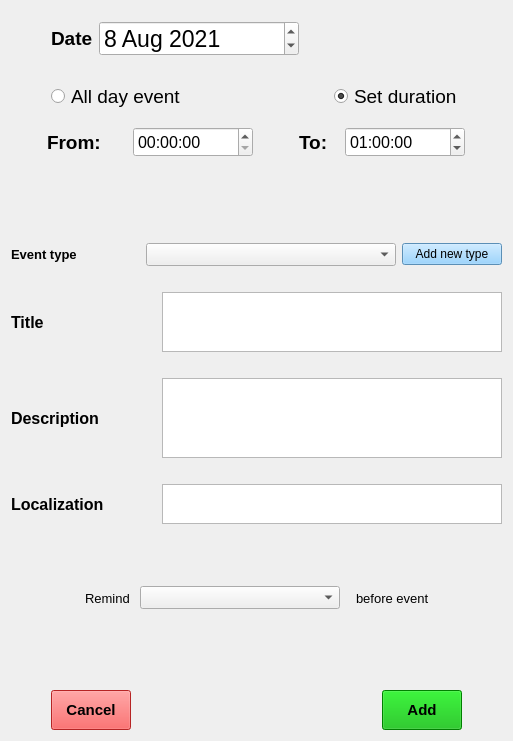
<?xml version="1.0" encoding="UTF-8"?>
<ui version="4.0">
 <class>Form</class>
 <widget class="QWidget" name="Form">
  <property name="geometry">
   <rect>
    <x>0</x>
    <y>0</y>
    <width>513</width>
    <height>741</height>
   </rect>
  </property>
  <property name="windowTitle">
   <string>Form</string>
  </property>
  <layout class="QGridLayout" name="gridLayout">
   <item row="0" column="0">
    <layout class="QVBoxLayout" name="verticalLayout" stretch="0,1,0,1,0,1,0,1,0,1,0,1,0,1,0,1,1,1">
     <item>
      <spacer name="verticalSpacer_10">
       <property name="orientation">
        <enum>Qt::Vertical</enum>
       </property>
       <property name="sizeType">
        <enum>QSizePolicy::Fixed</enum>
       </property>
       <property name="sizeHint" stdset="0">
        <size>
         <width>20</width>
         <height>10</height>
        </size>
       </property>
      </spacer>
     </item>
     <item>
      <layout class="QHBoxLayout" name="horizontalLayout_13" stretch="0,0,1">
       <item>
        <spacer name="horizontalSpacer_6">
         <property name="orientation">
          <enum>Qt::Horizontal</enum>
         </property>
         <property name="sizeHint" stdset="0">
          <size>
           <width>40</width>
           <height>20</height>
          </size>
         </property>
        </spacer>
       </item>
       <item>
        <layout class="QHBoxLayout" name="horizontalLayout_12">
         <item>
          <widget class="QLabel" name="dateLabel">
           <property name="font">
            <font>
             <pointsize>14</pointsize>
             <weight>75</weight>
             <bold>true</bold>
            </font>
           </property>
           <property name="text">
            <string>Date</string>
           </property>
          </widget>
         </item>
         <item>
          <widget class="QDateEdit" name="dateEdit">
           <property name="minimumSize">
            <size>
             <width>200</width>
             <height>0</height>
            </size>
           </property>
           <property name="font">
            <font>
             <pointsize>17</pointsize>
            </font>
           </property>
           <property name="dateTime">
            <datetime>
             <hour>0</hour>
             <minute>0</minute>
             <second>0</second>
             <year>2021</year>
             <month>8</month>
             <day>8</day>
            </datetime>
           </property>
          </widget>
         </item>
        </layout>
       </item>
       <item>
        <spacer name="horizontalSpacer_5">
         <property name="orientation">
          <enum>Qt::Horizontal</enum>
         </property>
         <property name="sizeHint" stdset="0">
          <size>
           <width>40</width>
           <height>20</height>
          </size>
         </property>
        </spacer>
       </item>
      </layout>
     </item>
     <item>
      <spacer name="verticalSpacer_9">
       <property name="orientation">
        <enum>Qt::Vertical</enum>
       </property>
       <property name="sizeType">
        <enum>QSizePolicy::Fixed</enum>
       </property>
       <property name="sizeHint" stdset="0">
        <size>
         <width>20</width>
         <height>20</height>
        </size>
       </property>
      </spacer>
     </item>
     <item>
      <layout class="QHBoxLayout" name="horizontalLayout_11" stretch="0,0,1,0,0">
       <item>
        <spacer name="horizontalSpacer_7">
         <property name="orientation">
          <enum>Qt::Horizontal</enum>
         </property>
         <property name="sizeHint" stdset="0">
          <size>
           <width>40</width>
           <height>20</height>
          </size>
         </property>
        </spacer>
       </item>
       <item>
        <widget class="QRadioButton" name="allDayEventRadioButton">
         <property name="font">
          <font>
           <pointsize>14</pointsize>
          </font>
         </property>
         <property name="text">
          <string>All day event</string>
         </property>
        </widget>
       </item>
       <item>
        <spacer name="horizontalSpacer_2">
         <property name="orientation">
          <enum>Qt::Horizontal</enum>
         </property>
         <property name="sizeHint" stdset="0">
          <size>
           <width>40</width>
           <height>20</height>
          </size>
         </property>
        </spacer>
       </item>
       <item>
        <widget class="QRadioButton" name="setDurationEventRadioButton">
         <property name="font">
          <font>
           <pointsize>14</pointsize>
          </font>
         </property>
         <property name="text">
          <string>Set duration</string>
         </property>
         <property name="checked">
          <bool>true</bool>
         </property>
        </widget>
       </item>
       <item>
        <spacer name="horizontalSpacer_13">
         <property name="orientation">
          <enum>Qt::Horizontal</enum>
         </property>
         <property name="sizeHint" stdset="0">
          <size>
           <width>40</width>
           <height>20</height>
          </size>
         </property>
        </spacer>
       </item>
      </layout>
     </item>
     <item>
      <spacer name="verticalSpacer_8">
       <property name="orientation">
        <enum>Qt::Vertical</enum>
       </property>
       <property name="sizeType">
        <enum>QSizePolicy::Fixed</enum>
       </property>
       <property name="sizeHint" stdset="0">
        <size>
         <width>20</width>
         <height>10</height>
        </size>
       </property>
      </spacer>
     </item>
     <item>
      <layout class="QHBoxLayout" name="horizontalLayout_10" stretch="0,0,1,0">
       <item>
        <spacer name="horizontalSpacer_8">
         <property name="orientation">
          <enum>Qt::Horizontal</enum>
         </property>
         <property name="sizeHint" stdset="0">
          <size>
           <width>40</width>
           <height>20</height>
          </size>
         </property>
        </spacer>
       </item>
       <item>
        <layout class="QHBoxLayout" name="horizontalLayout_9">
         <item>
          <widget class="QLabel" name="fromLabel">
           <property name="minimumSize">
            <size>
             <width>80</width>
             <height>0</height>
            </size>
           </property>
           <property name="maximumSize">
            <size>
             <width>80</width>
             <height>16777215</height>
            </size>
           </property>
           <property name="font">
            <font>
             <pointsize>14</pointsize>
             <weight>75</weight>
             <bold>true</bold>
            </font>
           </property>
           <property name="text">
            <string>From: </string>
           </property>
          </widget>
         </item>
         <item>
          <widget class="QTimeEdit" name="timeFromEdit">
           <property name="minimumSize">
            <size>
             <width>120</width>
             <height>30</height>
            </size>
           </property>
           <property name="maximumSize">
            <size>
             <width>100</width>
             <height>16777215</height>
            </size>
           </property>
           <property name="font">
            <font>
             <pointsize>12</pointsize>
            </font>
           </property>
          </widget>
         </item>
        </layout>
       </item>
       <item>
        <spacer name="horizontalSpacer_3">
         <property name="orientation">
          <enum>Qt::Horizontal</enum>
         </property>
         <property name="sizeHint" stdset="0">
          <size>
           <width>40</width>
           <height>20</height>
          </size>
         </property>
        </spacer>
       </item>
       <item>
        <layout class="QHBoxLayout" name="horizontalLayout_8" stretch="0,0,1">
         <item>
          <spacer name="horizontalSpacer_9">
           <property name="orientation">
            <enum>Qt::Horizontal</enum>
           </property>
           <property name="sizeHint" stdset="0">
            <size>
             <width>40</width>
             <height>20</height>
            </size>
           </property>
          </spacer>
         </item>
         <item>
          <layout class="QHBoxLayout" name="horizontalLayout_7">
           <item>
            <widget class="QLabel" name="toLabel">
             <property name="minimumSize">
              <size>
               <width>40</width>
               <height>0</height>
              </size>
             </property>
             <property name="maximumSize">
              <size>
               <width>80</width>
               <height>16777215</height>
              </size>
             </property>
             <property name="font">
              <font>
               <pointsize>14</pointsize>
               <weight>75</weight>
               <bold>true</bold>
              </font>
             </property>
             <property name="text">
              <string>To: </string>
             </property>
            </widget>
           </item>
           <item>
            <widget class="QTimeEdit" name="timeToEdit">
             <property name="minimumSize">
              <size>
               <width>120</width>
               <height>30</height>
              </size>
             </property>
             <property name="maximumSize">
              <size>
               <width>100</width>
               <height>16777215</height>
              </size>
             </property>
             <property name="font">
              <font>
               <pointsize>12</pointsize>
              </font>
             </property>
             <property name="dateTime">
              <datetime>
               <hour>1</hour>
               <minute>0</minute>
               <second>0</second>
               <year>2000</year>
               <month>1</month>
               <day>1</day>
              </datetime>
             </property>
            </widget>
           </item>
          </layout>
         </item>
         <item>
          <spacer name="horizontalSpacer_4">
           <property name="orientation">
            <enum>Qt::Horizontal</enum>
           </property>
           <property name="sizeHint" stdset="0">
            <size>
             <width>40</width>
             <height>20</height>
            </size>
           </property>
          </spacer>
         </item>
        </layout>
       </item>
      </layout>
     </item>
     <item>
      <spacer name="verticalSpacer_6">
       <property name="orientation">
        <enum>Qt::Vertical</enum>
       </property>
       <property name="sizeType">
        <enum>QSizePolicy::Fixed</enum>
       </property>
       <property name="sizeHint" stdset="0">
        <size>
         <width>20</width>
         <height>80</height>
        </size>
       </property>
      </spacer>
     </item>
     <item>
      <layout class="QHBoxLayout" name="horizontalLayout_6" stretch="0,1,0">
       <item>
        <widget class="QLabel" name="eventTypeLabel">
         <property name="font">
          <font>
           <pointsize>10</pointsize>
           <weight>75</weight>
           <bold>true</bold>
          </font>
         </property>
         <property name="text">
          <string>Event type</string>
         </property>
        </widget>
       </item>
       <item>
        <widget class="QComboBox" name="eventTypeComboBox">
         <property name="maximumSize">
          <size>
           <width>250</width>
           <height>16777215</height>
          </size>
         </property>
         <property name="font">
          <font>
           <pointsize>10</pointsize>
          </font>
         </property>
         <property name="currentText">
          <string/>
         </property>
        </widget>
       </item>
       <item>
        <widget class="QPushButton" name="addEventTypeButton">
         <property name="maximumSize">
          <size>
           <width>100</width>
           <height>16777215</height>
          </size>
         </property>
         <property name="font">
          <font>
           <pointsize>9</pointsize>
           <kerning>true</kerning>
          </font>
         </property>
         <property name="styleSheet">
          <string notr="true">background-color: rgb(128, 200, 255);</string>
         </property>
         <property name="text">
          <string>Add new type</string>
         </property>
        </widget>
       </item>
      </layout>
     </item>
     <item>
      <spacer name="verticalSpacer_5">
       <property name="orientation">
        <enum>Qt::Vertical</enum>
       </property>
       <property name="sizeType">
        <enum>QSizePolicy::Fixed</enum>
       </property>
       <property name="sizeHint" stdset="0">
        <size>
         <width>10</width>
         <height>20</height>
        </size>
       </property>
      </spacer>
     </item>
     <item>
      <layout class="QHBoxLayout" name="horizontalLayout_5">
       <item>
        <widget class="QLabel" name="titleLabel">
         <property name="minimumSize">
          <size>
           <width>110</width>
           <height>0</height>
          </size>
         </property>
         <property name="font">
          <font>
           <pointsize>12</pointsize>
           <weight>75</weight>
           <bold>true</bold>
          </font>
         </property>
         <property name="text">
          <string>Title</string>
         </property>
        </widget>
       </item>
       <item>
        <widget class="QPlainTextEdit" name="eventTitlePlainTextEdit">
         <property name="sizePolicy">
          <sizepolicy hsizetype="Expanding" vsizetype="Expanding">
           <horstretch>0</horstretch>
           <verstretch>0</verstretch>
          </sizepolicy>
         </property>
         <property name="minimumSize">
          <size>
           <width>0</width>
           <height>0</height>
          </size>
         </property>
         <property name="maximumSize">
          <size>
           <width>340</width>
           <height>60</height>
          </size>
         </property>
         <property name="font">
          <font>
           <pointsize>10</pointsize>
          </font>
         </property>
        </widget>
       </item>
      </layout>
     </item>
     <item>
      <spacer name="verticalSpacer_4">
       <property name="orientation">
        <enum>Qt::Vertical</enum>
       </property>
       <property name="sizeType">
        <enum>QSizePolicy::Fixed</enum>
       </property>
       <property name="sizeHint" stdset="0">
        <size>
         <width>10</width>
         <height>20</height>
        </size>
       </property>
      </spacer>
     </item>
     <item>
      <layout class="QHBoxLayout" name="horizontalLayout_4">
       <item>
        <widget class="QLabel" name="descriptionLabel">
         <property name="minimumSize">
          <size>
           <width>110</width>
           <height>0</height>
          </size>
         </property>
         <property name="font">
          <font>
           <pointsize>12</pointsize>
           <weight>75</weight>
           <bold>true</bold>
          </font>
         </property>
         <property name="text">
          <string>Description</string>
         </property>
        </widget>
       </item>
       <item>
        <widget class="QPlainTextEdit" name="eventDescriptionPlaneTextEdit">
         <property name="maximumSize">
          <size>
           <width>340</width>
           <height>80</height>
          </size>
         </property>
         <property name="font">
          <font>
           <pointsize>10</pointsize>
          </font>
         </property>
        </widget>
       </item>
      </layout>
     </item>
     <item>
      <spacer name="verticalSpacer_3">
       <property name="orientation">
        <enum>Qt::Vertical</enum>
       </property>
       <property name="sizeType">
        <enum>QSizePolicy::Fixed</enum>
       </property>
       <property name="sizeHint" stdset="0">
        <size>
         <width>10</width>
         <height>20</height>
        </size>
       </property>
      </spacer>
     </item>
     <item>
      <layout class="QHBoxLayout" name="horizontalLayout_3">
       <item>
        <widget class="QLabel" name="localizationLabel">
         <property name="minimumSize">
          <size>
           <width>110</width>
           <height>0</height>
          </size>
         </property>
         <property name="font">
          <font>
           <pointsize>12</pointsize>
           <weight>75</weight>
           <bold>true</bold>
          </font>
         </property>
         <property name="text">
          <string>Localization</string>
         </property>
        </widget>
       </item>
       <item>
        <widget class="QPlainTextEdit" name="eventLocalizationPlainTextEdit">
         <property name="maximumSize">
          <size>
           <width>340</width>
           <height>40</height>
          </size>
         </property>
         <property name="font">
          <font>
           <pointsize>10</pointsize>
          </font>
         </property>
        </widget>
       </item>
      </layout>
     </item>
     <item>
      <spacer name="verticalSpacer_2">
       <property name="orientation">
        <enum>Qt::Vertical</enum>
       </property>
       <property name="sizeType">
        <enum>QSizePolicy::Fixed</enum>
       </property>
       <property name="sizeHint" stdset="0">
        <size>
         <width>10</width>
         <height>10</height>
        </size>
       </property>
      </spacer>
     </item>
     <item>
      <layout class="QHBoxLayout" name="horizontalLayout_2" stretch="0,0,1,0,0,0">
       <item>
        <spacer name="horizontalSpacer_14">
         <property name="orientation">
          <enum>Qt::Horizontal</enum>
         </property>
         <property name="sizeHint" stdset="0">
          <size>
           <width>40</width>
           <height>20</height>
          </size>
         </property>
        </spacer>
       </item>
       <item>
        <widget class="QLabel" name="remindLabel">
         <property name="maximumSize">
          <size>
           <width>80</width>
           <height>16777215</height>
          </size>
         </property>
         <property name="font">
          <font>
           <pointsize>10</pointsize>
          </font>
         </property>
         <property name="text">
          <string>Remind </string>
         </property>
        </widget>
       </item>
       <item>
        <widget class="QComboBox" name="remindBeforeComboBox">
         <property name="maximumSize">
          <size>
           <width>200</width>
           <height>16777215</height>
          </size>
         </property>
         <property name="font">
          <font>
           <pointsize>10</pointsize>
          </font>
         </property>
        </widget>
       </item>
       <item>
        <spacer name="horizontalSpacer_12">
         <property name="orientation">
          <enum>Qt::Horizontal</enum>
         </property>
         <property name="sizeType">
          <enum>QSizePolicy::Fixed</enum>
         </property>
         <property name="sizeHint" stdset="0">
          <size>
           <width>10</width>
           <height>20</height>
          </size>
         </property>
        </spacer>
       </item>
       <item>
        <widget class="QLabel" name="beforeEventLabel">
         <property name="maximumSize">
          <size>
           <width>110</width>
           <height>16777215</height>
          </size>
         </property>
         <property name="font">
          <font>
           <pointsize>10</pointsize>
          </font>
         </property>
         <property name="layoutDirection">
          <enum>Qt::LeftToRight</enum>
         </property>
         <property name="text">
          <string>before event</string>
         </property>
        </widget>
       </item>
       <item>
        <spacer name="horizontalSpacer_15">
         <property name="orientation">
          <enum>Qt::Horizontal</enum>
         </property>
         <property name="sizeHint" stdset="0">
          <size>
           <width>40</width>
           <height>20</height>
          </size>
         </property>
        </spacer>
       </item>
      </layout>
     </item>
     <item>
      <spacer name="verticalSpacer">
       <property name="orientation">
        <enum>Qt::Vertical</enum>
       </property>
       <property name="sizeType">
        <enum>QSizePolicy::Fixed</enum>
       </property>
       <property name="sizeHint" stdset="0">
        <size>
         <width>20</width>
         <height>28</height>
        </size>
       </property>
      </spacer>
     </item>
     <item>
      <layout class="QHBoxLayout" name="horizontalLayout" stretch="0,0,1,0,0">
       <item>
        <spacer name="horizontalSpacer_10">
         <property name="orientation">
          <enum>Qt::Horizontal</enum>
         </property>
         <property name="sizeHint" stdset="0">
          <size>
           <width>40</width>
           <height>20</height>
          </size>
         </property>
        </spacer>
       </item>
       <item>
        <widget class="QPushButton" name="cancelButton">
         <property name="minimumSize">
          <size>
           <width>0</width>
           <height>40</height>
          </size>
         </property>
         <property name="font">
          <font>
           <pointsize>11</pointsize>
           <weight>75</weight>
           <bold>true</bold>
          </font>
         </property>
         <property name="styleSheet">
          <string notr="true">background-color: rgb(255, 51, 51);</string>
         </property>
         <property name="text">
          <string>Cancel</string>
         </property>
        </widget>
       </item>
       <item>
        <spacer name="horizontalSpacer">
         <property name="orientation">
          <enum>Qt::Horizontal</enum>
         </property>
         <property name="sizeHint" stdset="0">
          <size>
           <width>40</width>
           <height>20</height>
          </size>
         </property>
        </spacer>
       </item>
       <item>
        <widget class="QPushButton" name="addEventButton">
         <property name="minimumSize">
          <size>
           <width>0</width>
           <height>40</height>
          </size>
         </property>
         <property name="font">
          <font>
           <pointsize>11</pointsize>
           <weight>75</weight>
           <bold>true</bold>
          </font>
         </property>
         <property name="styleSheet">
          <string notr="true">background-color: rgb(0, 179, 0);</string>
         </property>
         <property name="text">
          <string>Add</string>
         </property>
        </widget>
       </item>
       <item>
        <spacer name="horizontalSpacer_11">
         <property name="orientation">
          <enum>Qt::Horizontal</enum>
         </property>
         <property name="sizeHint" stdset="0">
          <size>
           <width>40</width>
           <height>20</height>
          </size>
         </property>
        </spacer>
       </item>
      </layout>
     </item>
    </layout>
   </item>
  </layout>
 </widget>
 <resources/>
 <connections/>
</ui>
